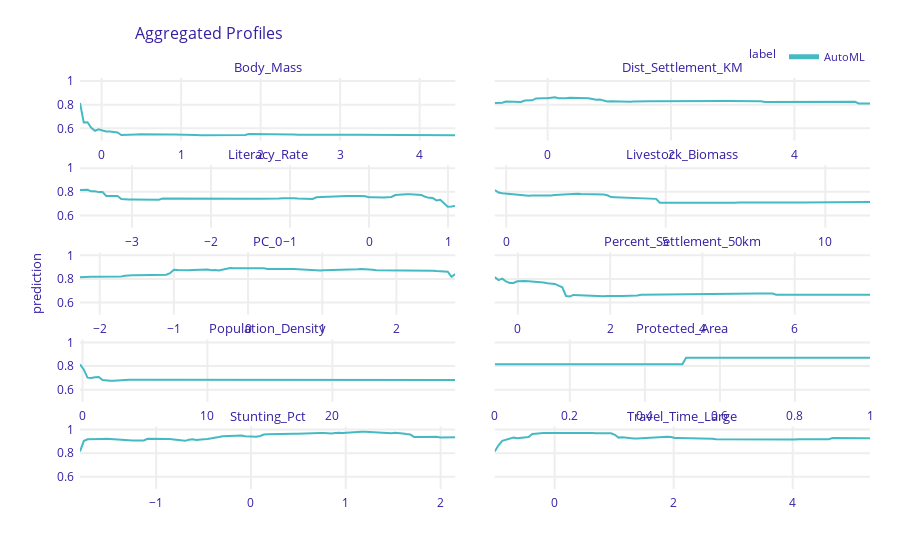

The code cell stored with this chart in its notebook:
### Markdown cell above
### Testing for hurdle models

### Code cell
# Looking at the nonzero model
def nonzero_pred_wrapper(model, data):
    return np.exp(model.predict(data))

exp = Explainer(model = nonzero_model, data = X_nonzero, y = y, predict_function = nonzero_pred_wrapper)
ale = exp.model_profile(type = 'accumulated', N = data.shape[0], random_state = 1693)

ale.plot()
